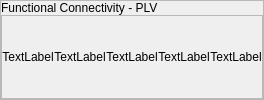
                            <widget class="QFrame" name="frame_52">
                             <property name="frameShape">
                              <enum>QFrame::StyledPanel</enum>
                             </property>
                             <property name="frameShadow">
                              <enum>QFrame::Raised</enum>
                             </property>
                             <layout class="QVBoxLayout" name="verticalLayout_26">
                              <property name="spacing">
                               <number>0</number>
                              </property>
                              <property name="leftMargin">
                               <number>0</number>
                              </property>
                              <property name="topMargin">
                               <number>0</number>
                              </property>
                              <property name="rightMargin">
                               <number>0</number>
                              </property>
                              <property name="bottomMargin">
                               <number>0</number>
                              </property>
                              <item>
                               <widget class="QLabel" name="label_53">
                                <property name="sizePolicy">
                                 <sizepolicy hsizetype="Preferred" vsizetype="Maximum">
                                  <horstretch>0</horstretch>
                                  <verstretch>0</verstretch>
                                 </sizepolicy>
                                </property>
                                <property name="text">
                                 <string>Functional Connectivity - PLV</string>
                                </property>
                               </widget>
                              </item>
                              <item>
                               <widget class="QFrame" name="frame_57">
                                <property name="frameShape">
                                 <enum>QFrame::StyledPanel</enum>
                                </property>
                                <property name="frameShadow">
                                 <enum>QFrame::Raised</enum>
                                </property>
                                <layout class="QHBoxLayout" name="horizontalLayout_31">
                                 <property name="spacing">
                                  <number>0</number>
                                 </property>
                                 <property name="leftMargin">
                                  <number>0</number>
                                 </property>
                                 <property name="topMargin">
                                  <number>0</number>
                                 </property>
                                 <property name="rightMargin">
                                  <number>0</number>
                                 </property>
                                 <property name="bottomMargin">
                                  <number>0</number>
                                 </property>
                                 <item>
                                  <widget class="QLabel" name="plv_delta">
                                   <property name="text">
                                    <string>TextLabel</string>
                                   </property>
                                   <property name="alignment">
                                    <set>Qt::AlignCenter</set>
                                   </property>
                                  </widget>
                                 </item>
                                 <item>
                                  <widget class="QLabel" name="plv_theta">
                                   <property name="text">
                                    <string>TextLabel</string>
                                   </property>
                                   <property name="alignment">
                                    <set>Qt::AlignCenter</set>
                                   </property>
                                  </widget>
                                 </item>
                                 <item>
                                  <widget class="QLabel" name="plv_alpha">
                                   <property name="text">
                                    <string>TextLabel</string>
                                   </property>
                                   <property name="alignment">
                                    <set>Qt::AlignCenter</set>
                                   </property>
                                  </widget>
                                 </item>
                                 <item>
                                  <widget class="QLabel" name="plv_beta">
                                   <property name="text">
                                    <string>TextLabel</string>
                                   </property>
                                   <property name="alignment">
                                    <set>Qt::AlignCenter</set>
                                   </property>
                                  </widget>
                                 </item>
                                 <item>
                                  <widget class="QLabel" name="plv_gamma">
                                   <property name="text">
                                    <string>TextLabel</string>
                                   </property>
                                   <property name="alignment">
                                    <set>Qt::AlignCenter</set>
                                   </property>
                                  </widget>
                                 </item>
                                </layout>
                               </widget>
                              </item>
                             </layout>
                            </widget>
